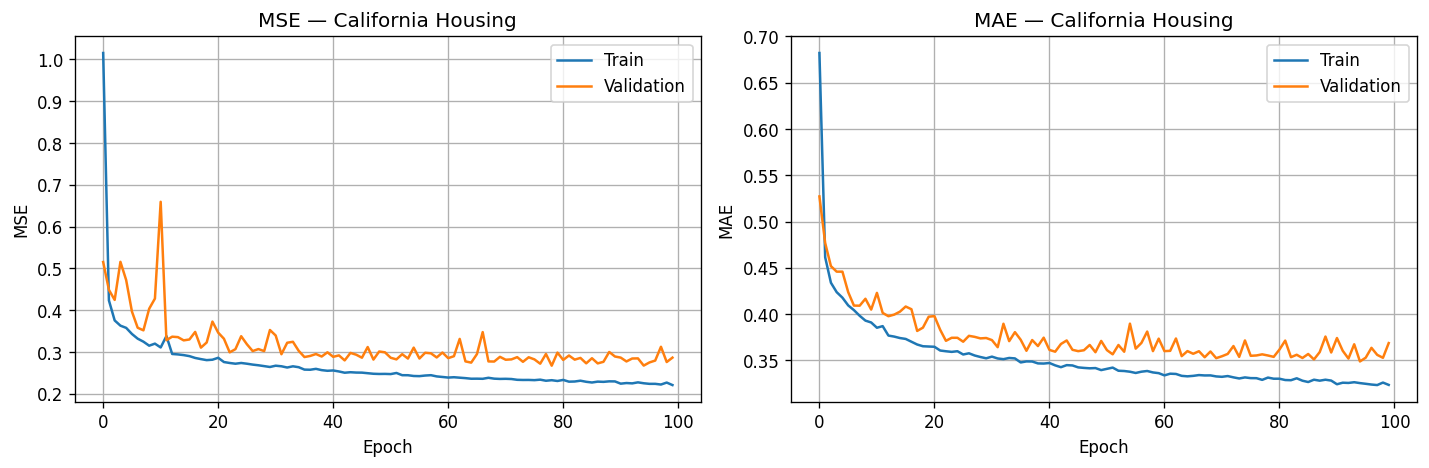

This figure's Python source:
import numpy as np
import keras
from sklearn.datasets import fetch_california_housing
from sklearn.model_selection import train_test_split
from sklearn.preprocessing import StandardScaler
import matplotlib
matplotlib.use("Agg")
import matplotlib.pyplot as plt


# 1. CHARGEMENT DES DONNÉES

data = fetch_california_housing()

X = data.data
y = data.target

print("Shape X :", X.shape)
print("Shape y :", y.shape)


# 2. SPLIT TRAIN / VALIDATION / TEST :  80 % train + validation, 20 % test
X_train_val, X_test, y_train_val, y_test = train_test_split(
    X,
    y,
    test_size=0.20,
    random_state=42
)

# Parmi les 80 %, on réserve 20 % pour la validation
X_train, X_val, y_train, y_val = train_test_split(
    X_train_val,
    y_train_val,
    test_size=0.20,
    random_state=42
)


# NORMALISATION

scaler = StandardScaler()

# Le scaler apprend uniquement sur le train
X_train_norm = scaler.fit_transform(X_train)

# Validation et test utilisent le même scaler
X_val_norm = scaler.transform(X_val)
X_test_norm = scaler.transform(X_test)

print("\n=== SHAPES ===")
print("Train      :", X_train_norm.shape)
print("Validation :", X_val_norm.shape)
print("Test       :", X_test_norm.shape)


# CONSTRUCTION DU MODÈLE

def build_regression_model(input_dim):
    """
    Construit un PMC de régression.

    La couche de sortie ne doit pas utiliser sigmoid :
    le prix est une valeur continue qui peut dépasser 1.
    Une sigmoid limiterait les prédictions entre 0 et 1.
    """

    model = keras.Sequential([
        keras.Input(shape=(input_dim,)),

        keras.layers.Dense(
            64,
            activation="relu"
        ),

        keras.layers.Dense(
            32,
            activation="relu"
        ),

        # Régression : un neurone sans activation
        keras.layers.Dense(1)
    ])

    model.compile(
        optimizer="adam",
        loss="mse",
        metrics=["mae"]
    )

    return model


# CRÉATION ET RÉSUMÉ

model = build_regression_model(
    input_dim=X_train_norm.shape[1]
)

model.summary()


# ENTRAÎNEMENT

history = model.fit(
    X_train_norm,
    y_train,
    epochs=100,
    batch_size=32,
    validation_data=(
        X_val_norm,
        y_val
    ),
    verbose=1
)


# ÉVALUATION SUR LE TEST

test_loss, test_mae = model.evaluate(
    X_test_norm,
    y_test,
    verbose=0
)

print("\n=== RÉSULTATS TEST ===")

print(
    f"MSE test : {test_loss:.4f}"
)

print(
    f"MAE test : {test_mae:.4f} "
    "(en centaines de milliers de $)"
)

print(
    f"Erreur moyenne approximative : "
    f"{test_mae * 100000:,.0f} $"
)


#  QUELQUES PRÉDICTIONS

predictions = model.predict(
    X_test_norm[:5],
    verbose=0
).flatten()

print("\n=== EXEMPLES DE PRÉDICTIONS ===")

for index in range(5):
    print(
        f"Exemple {index + 1} | "
        f"Prix réel : {y_test[index]:.3f} | "
        f"Prix prédit : {predictions[index]:.3f}"
    )


# COURBES D'APPRENTISSAGE

fig, axes = plt.subplots(
    1,
    2,
    figsize=(12, 4)
)


# Courbe MSE
axes[0].plot(
    history.history["loss"],
    label="Train"
)

axes[0].plot(
    history.history["val_loss"],
    label="Validation"
)

axes[0].set_title("MSE — California Housing")
axes[0].set_xlabel("Epoch")
axes[0].set_ylabel("MSE")
axes[0].legend()
axes[0].grid()


# Courbe MAE
axes[1].plot(
    history.history["mae"],
    label="Train"
)

axes[1].plot(
    history.history["val_mae"],
    label="Validation"
)

axes[1].set_title("MAE — California Housing")
axes[1].set_xlabel("Epoch")
axes[1].set_ylabel("MAE")
axes[1].legend()
axes[1].grid()


plt.tight_layout()

plt.savefig(
    "phase2_baseline_regression.png",
    dpi=120,
    bbox_inches="tight"
)

plt.close()

print(
    "\nCourbes enregistrées dans "
    "phase2_baseline_regression.png"
)
